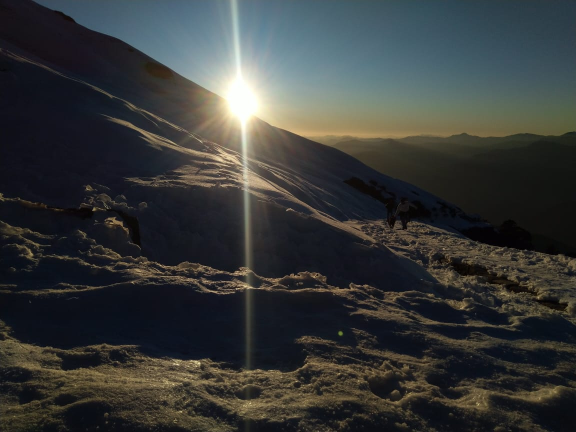
#> input picture test.jpeg, 1152 x 864 px (shown at 1/2 size)
$ python getting_image_details.py
#> lines starting #> are read from the running program, lines starting #| are printed output that depends on the picture
import cv2

img = cv2.imread('test.jpeg',0)
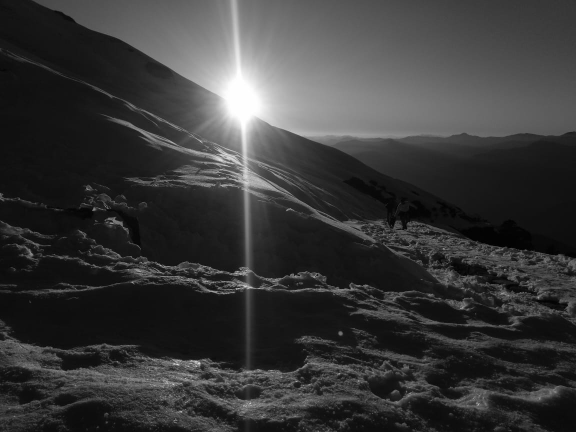
#> img: shape (864, 1152) (shown at 1/2 size); min 0, max 255, mean 56.6

print(img)
#> (printed output is left out)
cv2.imshow('image',img)
k = cv2.waitKey(5000) & 0xFF
#> (key Esc is pressed here)

if k == 27:
	cv2.destroyAllWindows()

elif k == ord('s'):
	cv2.imwrite('test.png',img)

else:
	print("you didn't pressed any key ")
